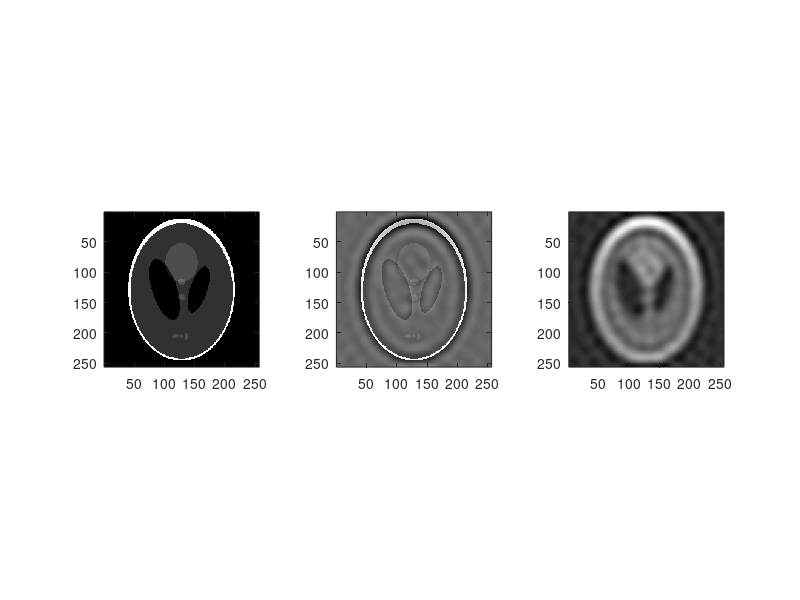

Reproduce this figure in MATLAB.
N=256;
im1=phantom(N);
F = fftshift(fft2(im1));

highpass = F;
lowpass = F;
R = 10;
for i = 1:N
    for j = 1:N
        if sqrt((i-N/2)^2+(j-N/2)^2) < R
            highpass(i,j) = 0;
        end
        if sqrt((i-N/2)^2+(j-N/2)^2) > R
            lowpass(i,j) = 0;
        end
    end
end

im2 = real(ifft2(ifftshift(highpass)));
im3 = real(ifft2(ifftshift(lowpass)));
figure;
subplot(1,3,1), imagesc(im1), colormap('gray'), axis square;
subplot(1,3,2), imagesc(im2), colormap('gray'), axis square;
subplot(1,3,3), imagesc(im3), colormap('gray'), axis square;